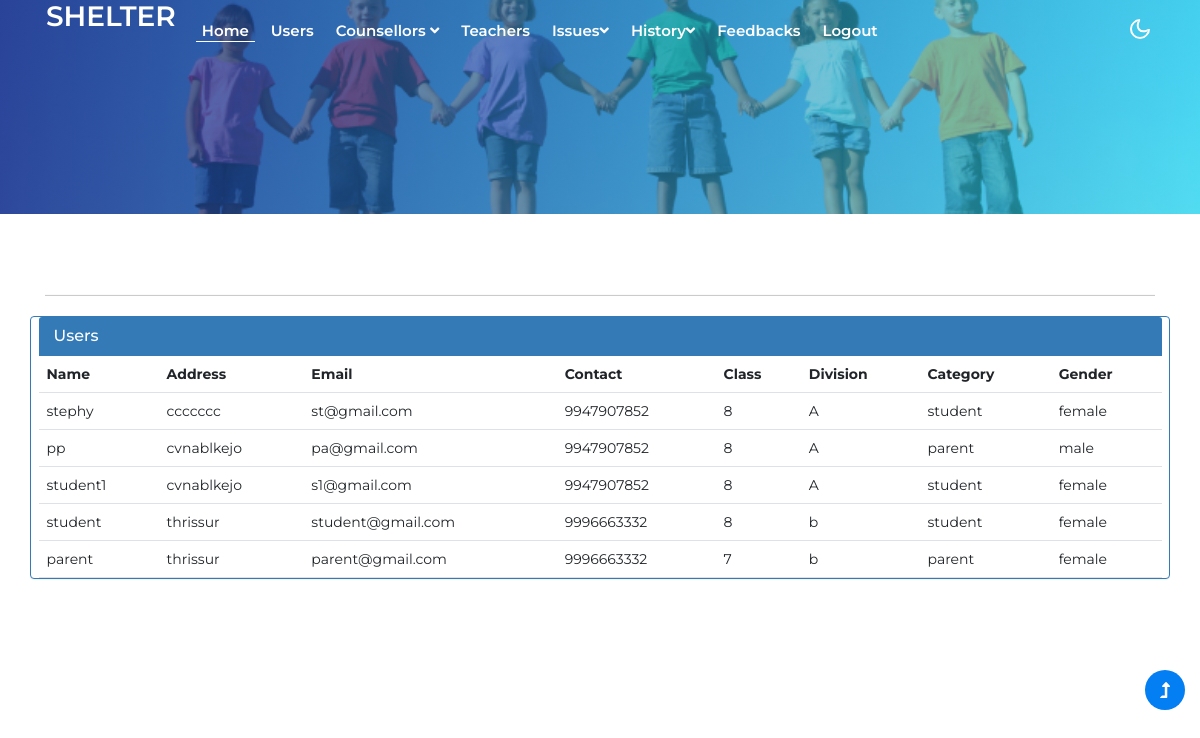
Screenshot of /admin_vw_user (signed in) with the database file from the repository.
### ch_ab/models.py (models this page shows)
class Login(db.Model, UserMixin):
    id=db.Column(db.Integer, primary_key=True)
    username = db.Column(db.String(80))
    password = db.Column(db.String(80), nullable=False)
    usertype = db.Column(db.String(80), nullable=False)
    status = db.Column(db.String(200),default='NULL')
    name = db.Column(db.String(200))
    address= db.Column(db.VARCHAR)
    contact= db.Column(db.String(200))
    cls= db.Column(db.String(200))
    division= db.Column(db.String(200))
    category= db.Column(db.String(200))
    gender= db.Column(db.String(200))
    offaddress= db.Column(db.String(200))
    qualification= db.Column(db.String(200))
    image = db.Column(db.String(20), nullable=False, default='default.jpg')

### ch_ab/routes.py (the view)
@app.route('/admin_vw_user')
@login_required
def admin_vw_user():
    obj = Login.query.filter_by(usertype="user").all()
    return render_template("admin_vw_user.html",obj=obj)

### ch_ab/models.py (called while the page is built)
@login_manager.user_loader
def load_user(id):
    return Login.query.get(int(id))

### ch_ab/templates/admin_vw_user.html (shortened to what this page needs)
{% extends 'admin_layout.html' %}
{% block content %}
<link href="//netdna.bootstrapcdn.com/bootstrap/3.1.0/css/bootstrap.min.css" rel="stylesheet" id="bootstrap-css">
<div class="container">
    <hr>
    <div class="row">
        <div class="panel panel-primary">
            <div class="panel-heading">
                <h3 class="panel-title">Users</h3>
            </div>
            <table class="table">
                <tbody>
                    <tr>
                        <th>Name </th>
                        <th>Address</th>
                        <th>Email</th>
                        <th>Contact</th>
                        <th>Class</th>
                        <th>Division</th>
                        <th>Category</th>
                        <th>Gender</th>
                    </tr>
                    {% for i in obj %}
                    <tr>
                        <td>{{i.name}}</td>
                        <td>{{i.address}}</td>
                        <td>{{i.username}}</td>
                        <td>{{i.contact}}</td>
                        <td>{{i.cls}}</td>
                        <td>{{i.division}}</td>
                        <td>{{i.category}}</td>
                        <td>{{i.gender}}</td>
                    </tr>
                    {% endfor %}
                </tbody>
            </table>
        </div>
    </div>
</div>
{% endblock  %}

### ch_ab/templates/admin_layout.html (shortened to what this page needs)
<!doctype html>
<html lang="en">
<head>
    <link rel="stylesheet" href="../static/css/style-starter.css">
</head>
<body>
    <header id="site-header" class="fixed-top">
        <div class="container">
            <nav class="navbar navbar-expand-lg navbar-light">
                <a class="navbar-brand" href="/">
                    Shelter
                </a>
                <div class="collapse navbar-collapse" id="navbarScroll">
                    <ul class="navbar-nav ms-auto me-2 my-2 my-lg-0 navbar-nav-scroll">
                        <li class="nav-item">
                            <a class="nav-link active" aria-current="page" href="/admin_index">Home</a>
                        </li>
                        <li class="nav-item">
                            <a class="nav-link" href="/admin_vw_user">Users</a>
                        </li>
                        <li class="nav-item dropdown">
                            <a class="nav-link dropdown-toggle" href="#" id="navbarScrollingDropdown" role="button" data-bs-toggle="dropdown" aria-expanded="false">
                                Counsellors <i class="fas fa-angle-down"></i>
                            </a>
                        </li>
                        <li class="nav-item">
                            <a class="nav-link" href="/admin_vw_tchrs">Teachers</a>
                        </li>
                        <li class="nav-item dropdown">
                            <a class="nav-link dropdown-toggle" href="#" id="navbarScrollingDropdown" role="button" data-bs-toggle="dropdown" aria-expanded="false">
                                Issues<i class="fas fa-angle-down"></i>
                            </a>
                        </li>
                        <li class="nav-item dropdown">
                            <a class="nav-link dropdown-toggle" href="#" id="navbarScrollingDropdown" role="button" data-bs-toggle="dropdown" aria-expanded="false">
                                History<i class="fas fa-angle-down"></i>
                            </a>
                        </li>
                        <li class="nav-item">
                            <a class="nav-link" href="/admin_vw_user_feed">Feedbacks</a>
                        </li>
                        <li class="nav-item">
                            <a class="nav-link" href="/logout">Logout</a>
                        </li>
                    </ul>
                </div>
                <div class="cont-ser-position">
                    <nav class="navigation">
                        <div class="theme-switch-wrapper">
                            <label class="theme-switch" for="checkbox">
                                <div class="mode-container">
                                    <i class="gg-moon"></i>
                                </div>
                            </label>
                        </div>
                    </nav>
                </div>
            </nav>
        </div>
    </header>
    <section class="inner-banner py-5">
        <div class="w3l-breadcrumb py-lg-5">
            <div class="container pt-4 pb-sm-4">
                <h4 class="inner-text-title font-weight-bold pt-sm-5 pt-4"></h4>
            </div>
        </div>
    </section>
    <br/>
    <br/>
    <br/>
{%block content%}
{%endblock%}
<button onclick="topFunction()" id="movetop" title="Go to top">
    <span class="fas fa-level-up-alt" aria-hidden="true"></span>
</button>
</body>
</html>

### rows the page displays
Login: name "stephy", address "ccccccc", username "st@gmail.com", contact "9947907852", cls "8", division "A", category "student", gender "female"
Login: name "pp", address "cvnablkejo", username "pa@gmail.com", contact "9947907852", cls "8", division "A", category "parent", gender "male"
Login: name "student1", address "cvnablkejo", username "s1@gmail.com", contact "9947907852", cls "8", division "A", category "student", gender "female"
Login: name "student", address "thrissur", username "student@gmail.com", contact "9996663332", cls "8", division "b", category "student", gender "female"
Login: name "parent", address "thrissur", username "parent@gmail.com", contact "9996663332", cls "7", division "b", category "parent", gender "female"
